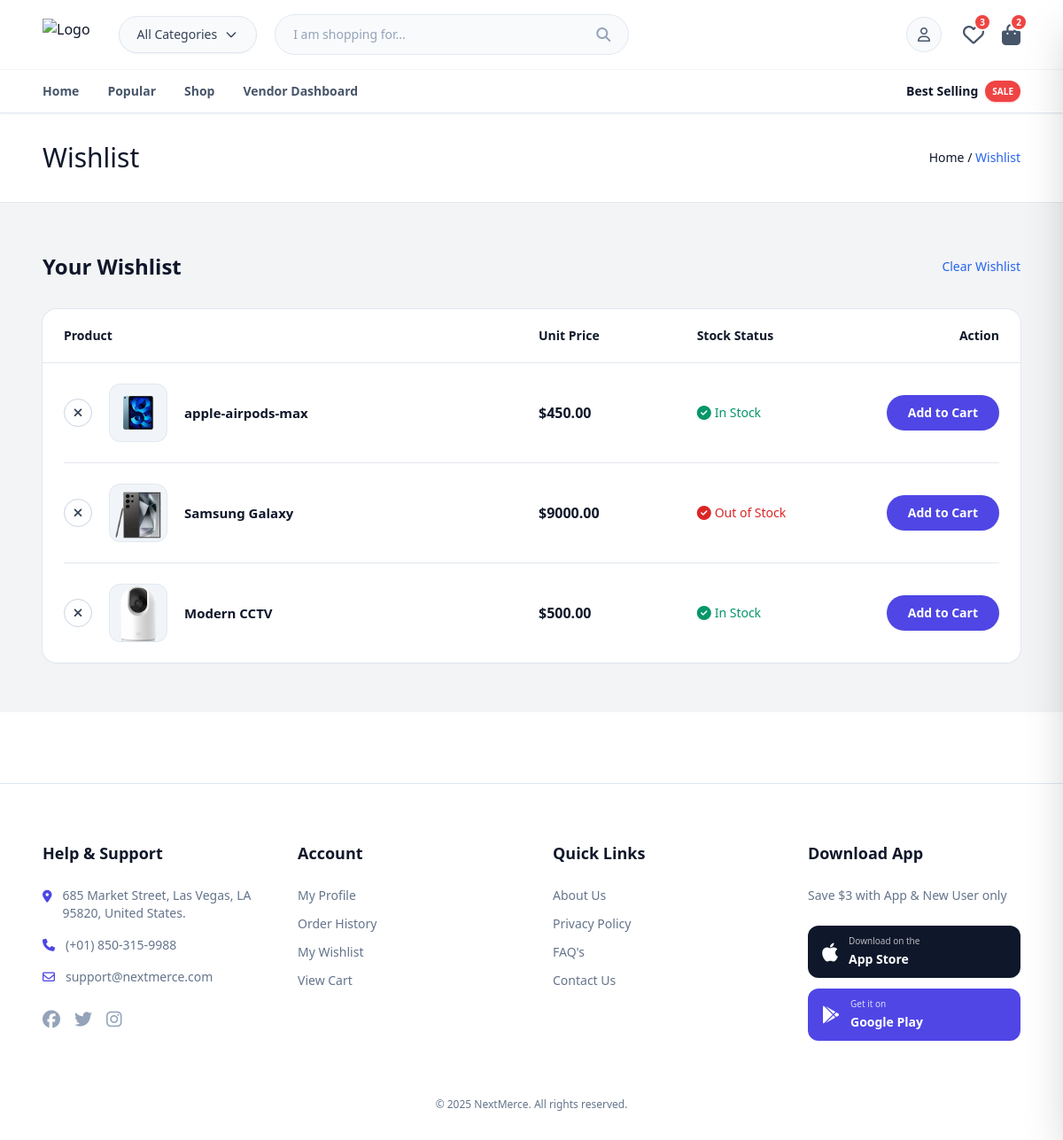
/wishlist (signed in), run on an earlier commit of the app's database.
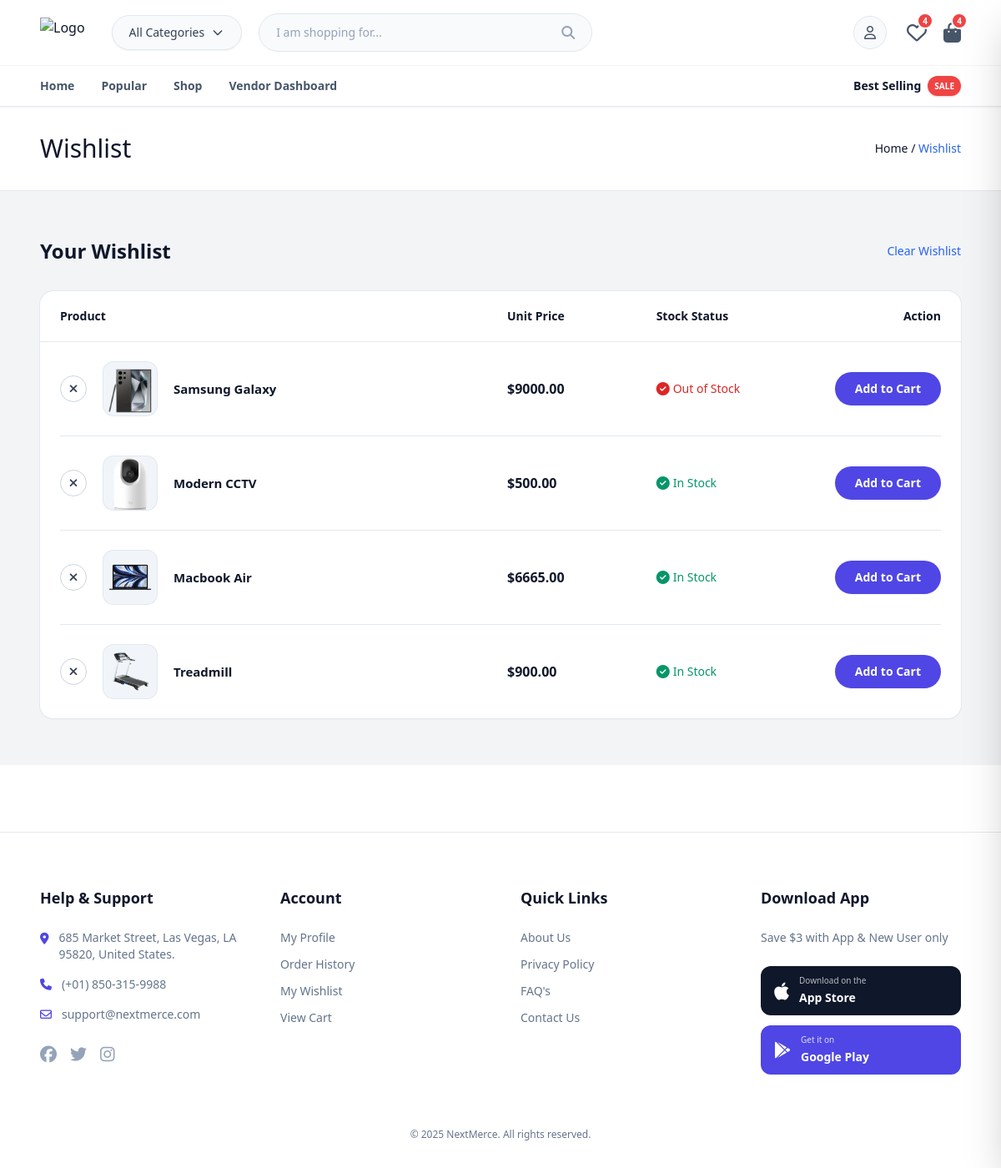
And on a later commit of the database.
### store/models.py (models this page shows, shortened)
class Wishlist(models.Model):
    product = models.ForeignKey(Product, on_delete=models.CASCADE, null=True)
    user = models.ForeignKey(userauth_model.User, on_delete=models.CASCADE, null=True)
    class Meta:
        constraints = [
            models.UniqueConstraint(fields=["user", "product"], name="unique_wishlist_user_product")
        ]

class Product(models.Model):
    STATUS = (
        ("Published", "Published"),
        ("Draft", "Draft"),
        ("Disabled", "Disabled"),
    )
    BANNERS = (
        ("Banner 1", "Banner 1"),
        ("Banner 2", "Banner 2"),
        ("Banner 3", "Banner 3"),
        ("Banner 4", "Banner 4"),
        ("Banner 5", "Banner 5"),
        ("Banner 6", "Banner 6"),
    )
    status = models.CharField(max_length=500, choices=STATUS, default="Published")
    user = models.ForeignKey(userauth_model.User, on_delete=models.SET_NULL, null=True)
    category = models.ForeignKey("store.Category",on_delete=models.SET_NULL, null=True)
    name = models.CharField(max_length=50)
    description = models.TextField(blank=True, null=True)
    additional_information = models.TextField(blank=True, null=True)
    image = models.ImageField(upload_to='image', null=True, blank=True)
    sale_price = models.DecimalField(default=0, decimal_places=2, max_digits=12)
    regular_price = models.DecimalField(default=0, decimal_places=2, max_digits=12, null=True, blank=True)
    in_stock = models.BooleanField(default=False)
    free_delivery = models.BooleanField(default=False)
    qty = models.IntegerField(default=0, null=True, blank=True)
    featured = models.BooleanField(default=False)
    popular = models.BooleanField(default=False)
    slug = models.SlugField(unique=True, blank=True, null=True)
    cover_image = models.ImageField(upload_to='image', null=True, blank=True)
    best_selling = models.BooleanField(default=False)
    new_arrivals = models.BooleanField(default=False)
    banner = models.CharField(max_length=50, choices=BANNERS, blank=True, null=True)

### store/views.py (the view)
# urls.py: path('wishlist',views.user_wishlist, name='wishlist'),
@login_required
def user_wishlist(request):
    wishlist = Wishlist.objects.filter(user=request.user)
    context ={
        'wishlist': wishlist
    }
    return render(request, 'wishlist.html', context)

### templates/wishlist.html (shortened to what this page needs)
{% extends 'partials/base.html' %}
{% load static %}
{% block content %}
<div
    class="bg-white border-b border-gray-200 py-8 flex items-center justify-between px-4 md:px-8 lg:px-12 2xl:px-[19rem]">
    <h1 class="font-medium text-3xl">Wishlist</h1>
    <div class="text-sm">
        <a href="{% url 'index' %}" class="hover:text-blue-400">Home /</a>
        <a href="{% url 'index' %}" class="text-[#2563eb]">Wishlist</a>
    </div>
</div>
<section class="bg-[#F3F4F6] py-14 px-4 md:px-8 lg:px-12 2xl:px-[19rem]">
    <div class="flex items-center justify-between">
        <h2 class="text-2xl font-semibold text-slate-900">Your Wishlist</h2>
        {% if wishlist %}
        <a href="#" class="text-sm font-medium text-blue-600 hover:text-blue-700">
            Clear Wishlist
        </a>
        {% endif %}
    </div>
    {% if wishlist %}
    <div class="mt-8 overflow-hidden rounded-2xl bg-white shadow-sm ring-1 ring-slate-200">
        <div
            class="hidden md:grid grid-cols-12 gap-4 border-b border-slate-200 px-6 py-5 text-sm font-semibold text-slate-900">
            <div class="col-span-6">Product</div>
            <div class="col-span-2">Unit Price</div>
            <div class="col-span-2">Stock Status</div>
            <div class="col-span-2 text-right">Action</div>
        </div>
    {% for w in wishlist %}
    <div
        class="relative flex flex-col gap-4 p-6 border-b border-slate-100 last:border-0 md:grid md:grid-cols-12 md:items-center md:gap-4 md:border-none">
        <div class="col-span-6 flex items-center gap-5 min-w-0">
            <a href="{% url 'wishlist_delete' w.id%}"
                class="absolute top-4 right-4 md:static grid h-8 w-8 place-items-center rounded-full border border-slate-300 text-slate-700 hover:bg-slate-100 shrink-0">
                <i class="fa-solid fa-xmark text-sm"></i>
            </a>
            <div class="h-16 w-16 overflow-hidden rounded-xl bg-slate-100 ring-1 ring-slate-200 shrink-0">
                <img src="{{ w.product.image.url }}" alt="{{ w.product.name }}" class="h-full w-full object-cover" />
            </div>
            <div class="min-w-0 pr-8 md:pr-0">
                <p class="truncate text-[15px] font-semibold text-slate-900">
                    {{ w.product.name }}
                </p>
            </div>
        </div>
        <div class="hidden md:block col-span-2 font-semibold text-slate-900">
            ${{ w.product.sale_price }}
        </div>
        <div class="col-span-2 flex items-center gap-1 mt-1 md:mt-0">
            {% if w.product.in_stock %}
            <span class="text-emerald-600"><i class="fa-solid fa-check-circle"></i></span>
            <span class="text-sm font-medium text-emerald-600">In Stock</span>
            {% else %}
            <span class="text-red-600"><i class="fa-solid fa-check-circle"></i></span>
            <span class="text-sm font-medium text-red-600">Out of Stock</span>
            {% endif %}
        </div>
        <div class="col-span-2 flex justify-start md:justify-end mt-2 md:mt-0">
            <form method="POST" action="{% url 'add_cart' w.id%}">
                <button
                    class="rounded-full bg-indigo-600 px-6 py-2.5 text-sm font-bold text-white hover:bg-indigo-700 transition-colors shadow-sm">
                    Add to Cart
                </button>
            </form>
        </div>
    </div>
    {% if not forloop.last %}
    <div class="hidden md:block mx-6 h-px bg-slate-200"></div>
    {% endif %}
    {% endfor %}
    </div>
    {% endif %}
</section>
{% endblock content %}

What changed in the data, as far as the page shows it:
removed Wishlist: product.image (picture), product.name "apple-airpods-max", product.sale_price "450.00", shows "In Stock"
added Wishlist: product.image (picture), product.name "Macbook Air", product.sale_price "6665.00", shows "In Stock"
added Wishlist: product.image (picture), product.name "Treadmill", product.sale_price "900.00", shows "In Stock"
Also different on the page:
{{ WISHLIST_ITEM_COUNT }}: "3" → "4"
{{ CART_ITEM_COUNT }}: "2" → "4"
